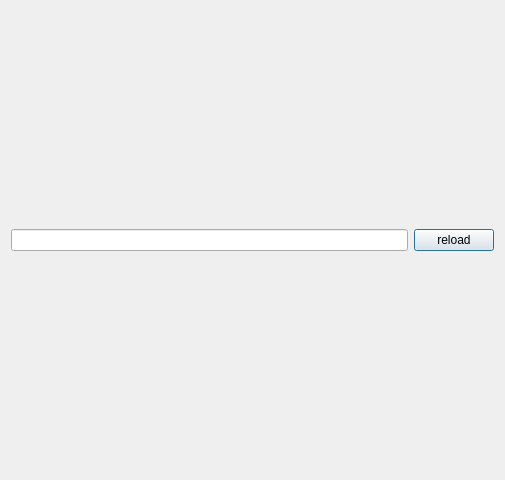
<?xml version="1.0" encoding="UTF-8"?>
<ui version="4.0">
 <class>LoginDialog</class>
 <widget class="QDialog" name="LoginDialog">
  <property name="geometry">
   <rect>
    <x>0</x>
    <y>0</y>
    <width>505</width>
    <height>480</height>
   </rect>
  </property>
  <property name="windowTitle">
   <string>Login</string>
  </property>
  <layout class="QGridLayout" name="gridLayout" rowstretch="0,0">
   <item row="0" column="1">
    <widget class="QPushButton" name="reloadBtn">
     <property name="text">
      <string>reload</string>
     </property>
    </widget>
   </item>
   <item row="1" column="0" colspan="2">
    <layout class="QVBoxLayout" name="pageContainer"/>
   </item>
   <item row="0" column="0">
    <widget class="QLineEdit" name="address">
     <property name="clearButtonEnabled">
      <bool>true</bool>
     </property>
    </widget>
   </item>
  </layout>
 </widget>
 <resources/>
 <connections/>
</ui>
